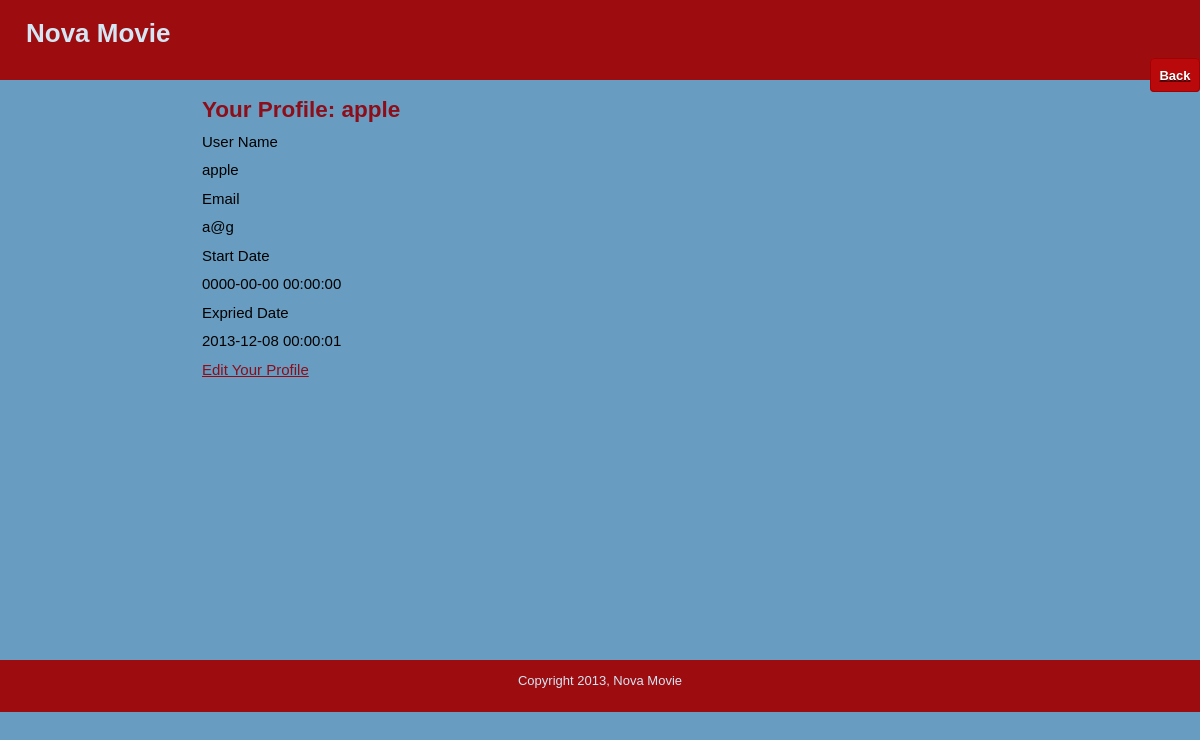
/public/user_profile.php?id=3 (signed in), run on the app's committed database.
### tables this page shows
CREATE TABLE user (
  id int Not NULL AUTO_INCREMENT,
  name MEDIUMTEXT Not NULL,  
  email varchar(255) not NULL,
  password MEDIUMTEXT not NULL,  
  start_date timestamp not NULL,
  expr_date timestamp not NULL,
  payment MEDIUMTEXT Default NULL,
  expired bit Default 0,   
  deleted bit default 0,  
  PRIMARY KEY (id),
  unique (email)
);

### includes/functions.php (called while the page is built, shortened)
<?php
	function find_user_by_id($user_id) {
		global $connection;
		$safe_user_id = mysqli_real_escape_string($connection, $user_id);
		$query  = "SELECT * ";
		$query .= "FROM user ";
		$query .= "WHERE id = {$safe_user_id} ";
		$query .= "LIMIT 1";
		$user_set = mysqli_query($connection, $query);
		if($user = mysqli_fetch_assoc($user_set)) {
			return $user;
		} else {
			return null;
		}
	}
?>

### public/user_profile.php (the view, shortened to what this page needs)
<?php require_once("../includes/db_connection.php"); ?>
<?php require_once("../includes/functions.php"); ?>
<?php
  $user = find_user_by_id($_GET["id"]);
?>
<?php include("../includes/layouts/header.php"); ?>
<div class="hlinks">
   <a href="user_dashboard.php"><span class="text">Back</span></a>
</div>
</div>
<div id="main">
  <div id="navigation">
  </div>
  <div id="page">
    <h2>Your Profile: <?php echo htmlentities($user["name"]); ?></h2>
		<p>User Name<br></br>
		<?php echo htmlentities($user["name"]); ?>
		</p>
		<p>Email<br></br>
		<?php echo htmlentities($user["email"]); ?>
		</p>
		<p>Start Date<br></br>
		<?php echo htmlentities($user["start_date"]); ?>
		</p>
		<p>Expried Date<br></br>
		<?php echo htmlentities($user["expr_date"]); ?>
		</p>
		<a href="user_edit_profile.php">Edit Your Profile</a>
    <br />
  </div>
</div>
<?php include("../includes/layouts/footer.php"); ?>

### public/stylesheets/public.css (style rules this page uses)
html { height: 100%; width: 100%; }
body { width: 100%; height: 100%; margin: 0; padding: 0; border: 0; font-family: Verdana, Arial, Helvetica, sans-serif; font-size: 13px; line-height: 15px; background: #689DC1; }
a { color: #8D0D19; }
#header .hlinks { float: right; }
#header .hlinks .text { border: 1px solid #A20103; border-radius: 4px 4px 4px 4px; color: white; padding: 8.5px; font-weight: 700; text-shadow: 0 1px 0 rgba(0,0,0,.5); background: #b9090b; }
#main { height: 580px; width: 100%; margin: 0; padding: 0; }
#navigation { float: left; width: 120px; height: 100%; margin: 0; padding: 0 2em; color: #9D0D10; }
#page { float: left; height: 100%; padding-left: 2em; vertical-align: top; font-size: 15px; line-height: 14px; }
#page h2 { color: #8D0D19; margin-top: 1em; }

### data on the page
user: name "apple", email "a@g", start_date "0000-00-00 00:00:00", expr_date "2013-12-08 00:00:01"
